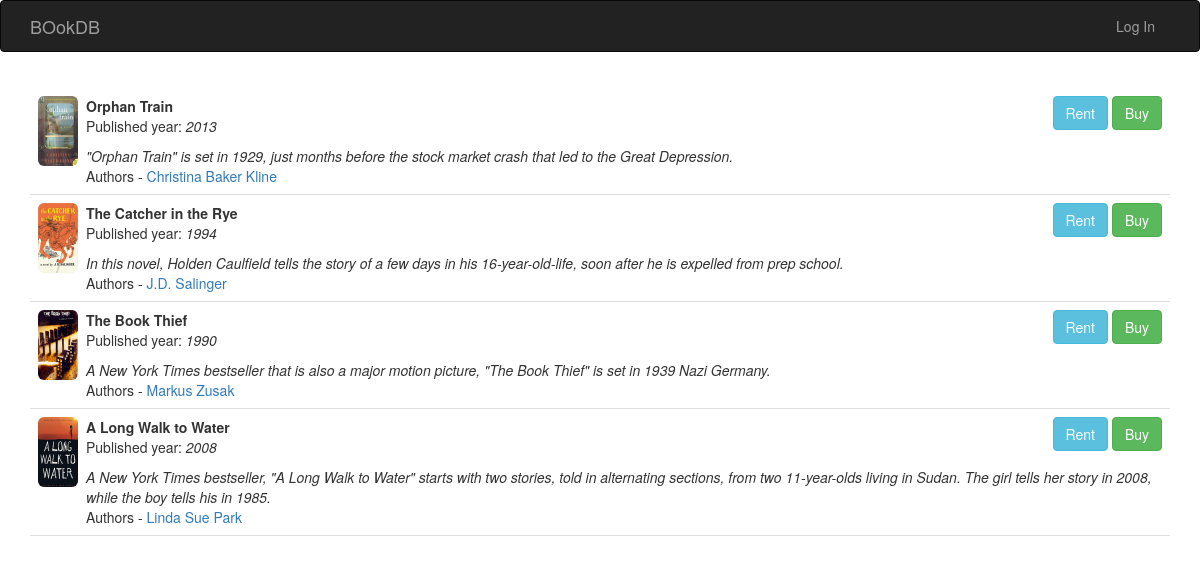
Before: / with the older database file.
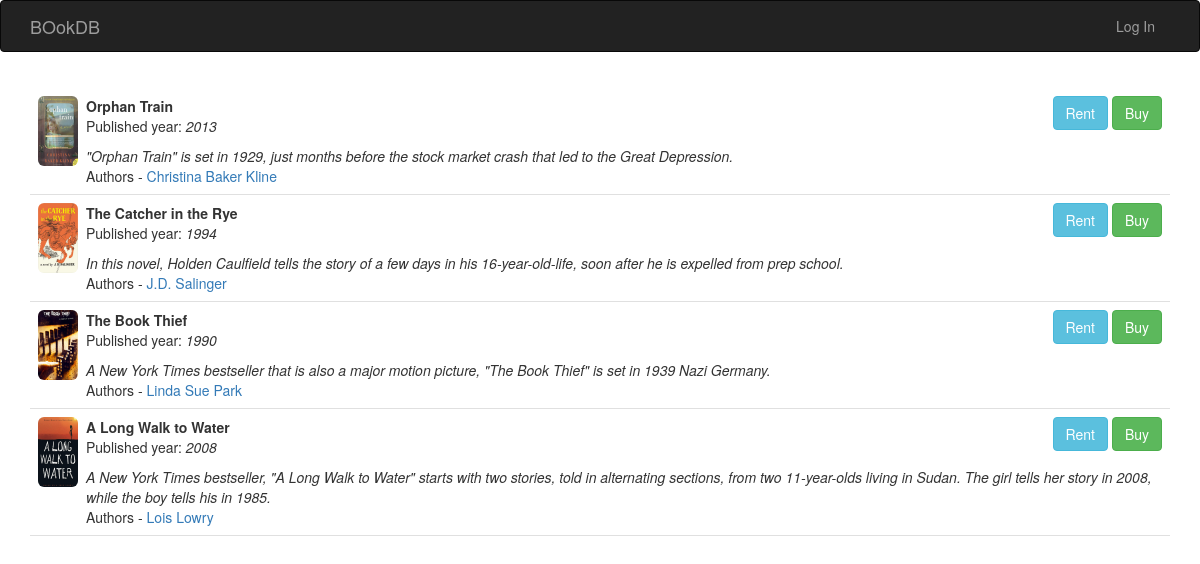
After: the same page with the newer database file.
### app/products/models.py (models this page shows, shortened)
class Book(db.Model, JsonResponse):
    __tablename__ = 'books'
    id = db.Column(db.Integer, primary_key=True)
    name = db.Column(db.Text, nullable=False)
    description = db.Column(db.Text, default="")
    published_year = db.Column(db.String(length=4), default="1900")
    authors = db.relationship('Author', secondary=books_authors_association)
    publication_id = db.Column(db.Integer, db.ForeignKey('publications.id'))
    genres = db.relationship('Genre', secondary=books_genres_association)
    stock = db.Column(db.Integer, default=0)
    price = db.Column(db.Float, default=0)
    currency_id = db.Column(db.Integer, db.ForeignKey('currencies.id'))
    added_by = db.Column(db.Integer, db.ForeignKey('users.id'))
    READONLY_FIELDS = ['added_by', 'id']
    REQUIRED_FIELDS = ['name']
    EDITABLE_FIELDS = ['name', 'description', 'published_year', 'authors',
                       'publication_id', 'genres', 'stock', 'price',
                       'currency_id']
    @staticmethod
    def slugify(value):
        value = value.lower()
        len_string = len(value)
        for index in range(len_string):
            if not ('z' >= value[index] >= 'a'):
                value = value[:index] + "-" + value[index+1:]
        return value
    @property
    def slug(self):
        return self.slugify(self.name)
    @property
    def picture(self):
        return url_for('static', filename='books/%s.jpg' % self.slug)
    def is_already_issued(self):
        if current_user.is_anonymous:
            return False

class Author(db.Model, JsonResponse):
    __tablename__ = 'authors'
    id = db.Column(db.Integer, primary_key=True)
    name = db.Column(db.String(length=30))
    email = db.Column(db.String(length=80))
    READONLY_FIELDS = ['id']
    REQUIRED_FIELDS = ['name']
    EDITABLE_FIELDS = ['name', 'email']

### app/main/views.py (the view)
@main.route('/', methods=['GET', 'POST'])
def index():
    books = Book.query.all()
    return render_template('index.html',
                           google_auth_url=google_manager.login_url(),
                           books=books)

### app/utils/google_oauth.py (called while the page is built, shortened)
    @property
    def scopes(self):
        return "+".join(["%s.%s" % (self._scope_endpoint, scope) for scope in
                        self._scopes])

    @property
    def state(self):
        if self._state is None:
            self._state = uuid.uuid4().hex
        return self._state

    def authorization_url(self, response_type, prompt, access_type,
                          next_url=None):
        params = dict(
            response_type=response_type,
            state=self.state,
            prompt=prompt,
            client_id=self.client_id,
            scope=self.scopes,
            access_type=access_type,
            redirect_uri=self.redirect_uri
        )
        return urljoin(self._authorization_endpoint, "?" + urlencode(params))

    @property
    def app(self):
        return getattr(self, '_app', current_app)

    @property
    def google_options(self):
        d = dict(response_type='code',
                 prompt='select_account',
                 access_type='offline')
        d.update(self.app.config.get('GOOGLE_OPTIONS', d))
        return d

    @property
    def oauth2(self):
        return self._goauth

    def login_url(self, next_url=None):
        return self.oauth2.authorization_url(
            response_type=self.google_options['response_type'],
            prompt=self.google_options['prompt'],
            access_type=self.google_options['access_type'],
            next_url=next_url)

### templates/index.html (shortened to what this page needs)
{% extends "base.html" %}
{% block page_content %}
<div class="book-tabs">
    {% include '_books.html' %}
</div>
{% endblock %}

### templates/base.html (shortened to what this page needs)
{% extends "bootstrap/base.html" %}
{% block head %}
{{ super() }}
<link rel="stylesheet" type="text/css" href="{{ url_for('static', filename='styles.css') }}">
{% endblock %}
{% block navbar %}
<div class="navbar navbar-inverse" role="navigation">
    <div class="container">
        <div class="navbar-header">
            <a class="navbar-brand" href="{{ url_for('main.index') }}">BOokDB</a>
        </div>
        <div class="navbar-collapse collapse">
            <ul class="nav navbar-nav navbar-right">
                {% if current_user.is_authenticated %}
                <li>
                    <a href="{{ url_for('ui-billings.rentals') }}">Rentals
                        <span class="badge badge-notify">{{ current_user.no_of_rentals() | length }}</span>
                    </a>
                </li>
                <li class="dropdown">
                    <a href="#" class="dropdown-toggle" data-toggle="dropdown">
                        <img src="{{ current_user.picture }}" height="20" width="20">
                        {% if current_user.first_name %}
                            {{ current_user.first_name }}
                        {% else %}
                            Account
                        {% endif %}
                        <b class="caret"></b>
                    </a>
                    <ul class="dropdown-menu">
                        <li><a href="">Profile</a></li>
                        <li><a href="">Settings</a></li>
                        <li><a href="{{ url_for('auth.logout') }}">Log Out</a></li>
                    </ul>
                </li>
                {% else %}
                <li><a href="{{ google_auth_url }}">Log In</a></li>
                {% endif %}
            </ul>
        </div>
    </div>
</div>
{% endblock %}
{% block content %}
<div class="container">
    {% block page_content %}{% endblock %}
</div>
{% endblock %}

### templates/_books.html
<ul class="books">
    {% for book in books %}
    <li class="book">
        <div class="book-thumbnail">
            <a href="">
                <img class="img-rounded profile-thumbnail" src="{{ book.picture }}" height="70" width="40">
            </a>
        </div>
        <div class="book-content">
            <strong>{{ book.name }}</strong>
            <div class="book-date">
                {% if not book.is_already_issued() %}
                <a href="{{ url_for('ui-products.rent', id=book.id) }}" class="btn btn-info">Rent</a>
                <a class="btn btn-success">Buy</a>
                {% else %}
                <a href="{{ url_for('ui-products.return_book', id=book.id) }}" class="btn btn-danger">Return</a>
                {% endif %}
            </div>
            <p>Published year: <i>{{ book.published_year }}</i></p>
            <div class="book-body">
                <i>
                    {% if book.description %}
                        {{ book.description | safe }}
                    {% else %}
                        {{ book.description }}
                    {% endif %}
                </i>
            </div>
            Authors -
                {% for author in book.authors %}
                    <a href="{{ url_for('ui-products.author', id=author.id) }}">{{ author.name }}</a>
                {% endfor %}
        </div>
    </li>
    {% endfor %}
</ul>

### static/styles.css (style rules this page uses)
.profile-thumbnail { position: absolute; }
div.book-tabs { margin-top: 16px; }
ul.books { list-style-type: none; padding: 0px; margin: 16px 0px 0px 0px; border-top: 1px solid #e0e0e0; }
div.book-tabs ul.books { margin: 0px; border-top: none; }
ul.books li.book { padding: 8px; border-bottom: 1px solid #e0e0e0; }
div.book-date { float: right; }
div.book-thumbnail { position: absolute; }
div.book-content { margin-left: 48px; min-height: 48px; }

Changed rows visible on the page:
changed Book "The Book Thief": loses Author (name "Markus Zusak"); gains Author (name "Linda Sue Park")
changed Book "A Long Walk to Water": gains Author (name "Lois Lowry"); loses Author (name "Linda Sue Park")
